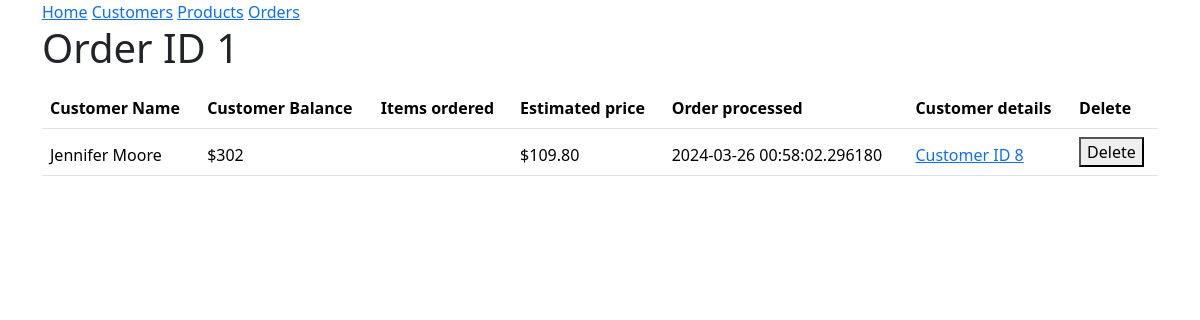
The page /order/1 on the database as committed earlier.
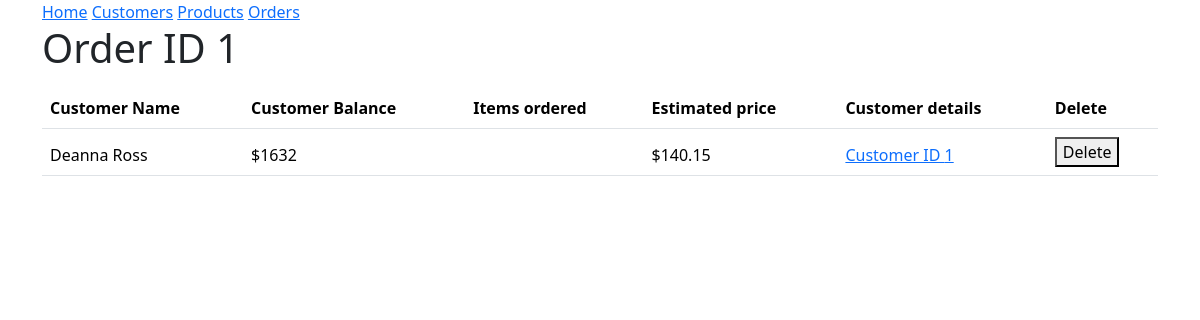
The same page on the database as committed later.
### models.py (models this page shows, shortened)
class Customer(db.Model):
 id = mapped_column(Integer, primary_key=True)
 name = mapped_column(String(200), nullable=False, unique=True)
 phone = mapped_column(String(20), nullable=False)
 balance = mapped_column(Numeric, nullable=False, default=0.0)
 orders = relationship("Order")

class Order(db.Model):
    id = mapped_column(Integer, primary_key=True)
    customer_id = mapped_column(Integer, ForeignKey(Customer.id), nullable=False)
    total = mapped_column(Float(200))
    created = mapped_column(DateTime,nullable=False,default=func.now())
    processed = mapped_column(DateTime, nullable=True)
    customer = relationship("Customer", back_populates="orders")
    products = relationship("ProductOrder", back_populates="order", cascade="all, delete-orphan")
    def price(self):
        return format((sum([(u.product.price) * u.quantity for u in self.products])), '.2f')

### routes/endpoint.py (the view)
@endpoint.route('/order/<int:id>', methods=['GET'])
def get_order(id):
    order = db.session.execute(db.select(Order).where(Order.id == id)).scalars().first()
    if not order:
        return redirect(url_for('pages.get_orders'))
    orders = []
    u = {
        'name': order.customer.name,
        'balance': int(order.customer.balance),
        'orders': [f"{n.product.product} ({n.quantity} ${format((n.product.price*n.quantity),'.2f')})" for n in order.products],
        'price':  Order.price(order),
    }
    orders.append(u)
    print(orders)
    return render_template("detailed_order.html",id = id, orders = orders, customer_id=order.customer.id, processed = order.processed)

### templates/detailed_order.html (shortened to what this page needs)
{% extends "base.html" %}
{% block content %}
<h1>Order ID {{ id }}</h1>
<table class="table">
    <thead class="thead-dark">
    <th>Customer Name</th>
    <th>Customer Balance</th>
    <th>Items ordered</th>
    <th>Estimated price</th>
    {% if processed %}
    <th>Order processed</th>
    {% endif %}
    <th>Customer details</th>
    <th>Delete</th>
{% for order in orders %}
<p>
    <tr>
    <td>{{ order.name }}</td>
    <td>${{ order.balance }}</td>
    <td>
    </td>
    <td>${{ order.price }}</td>
    {% if processed %}
    <td>{{ processed }}</td>
    {% endif %}
    <td>
        <a href="{{ url_for('pages.get_customer', id=customer_id) }}">Customer ID {{ customer_id }}</a>
    </td>
    <td>
        <form method="POST" action="{{ url_for('pages.delete_order', id=id) }}">
        <button type="submit">Delete</button>
        </form>
    </td>
    </tr>
</p>
{% endfor %}
</table>
{% endblock %}

Rows that differ between the two databases and show on the page:
no longer on this page (row edited): Customer: name "Jennifer Moore", balance "302", price "109.80", id "8"
no longer on this page (row edited): Order: processed "2024-03-26 00:58:02.296180"
now on this page (row edited): Customer: name "Deanna Ross", balance "1632", price "140.15", id "1"
Other text that changed with them:
text no longer shown: "Order processed"
